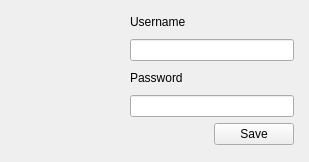
<?xml version="1.0" encoding="UTF-8"?>
<ui version="4.0">
 <class>GUI_LastFM_Widget</class>
 <widget class="QWidget" name="GUI_LastFM_Widget">
  <property name="geometry">
   <rect>
    <x>0</x>
    <y>0</y>
    <width>309</width>
    <height>162</height>
   </rect>
  </property>
  <property name="windowTitle">
   <string>Form</string>
  </property>
  <widget class="QWidget" name="gridLayoutWidget">
   <property name="geometry">
    <rect>
     <x>10</x>
     <y>10</y>
     <width>284</width>
     <height>135</height>
    </rect>
   </property>
   <layout class="QGridLayout" name="gridLayout">
    <property name="horizontalSpacing">
     <number>20</number>
    </property>
    <item row="2" column="0" rowspan="4">
     <widget class="QLabel" name="lab_image">
      <property name="minimumSize">
       <size>
        <width>100</width>
        <height>30</height>
       </size>
      </property>
      <property name="maximumSize">
       <size>
        <width>100</width>
        <height>30</height>
       </size>
      </property>
      <property name="text">
       <string/>
      </property>
      <property name="pixmap">
       <pixmap>../../Desktop/lastfm-icon.png</pixmap>
      </property>
      <property name="scaledContents">
       <bool>true</bool>
      </property>
     </widget>
    </item>
    <item row="5" column="1" colspan="2">
     <widget class="QLineEdit" name="tf_password">
      <property name="echoMode">
       <enum>QLineEdit::Password</enum>
      </property>
     </widget>
    </item>
    <item row="6" column="2">
     <widget class="QPushButton" name="btn_save">
      <property name="text">
       <string>Save</string>
      </property>
     </widget>
    </item>
    <item row="3" column="1" colspan="2">
     <widget class="QLineEdit" name="tf_username"/>
    </item>
    <item row="2" column="1">
     <widget class="QLabel" name="label_2">
      <property name="text">
       <string>Username</string>
      </property>
     </widget>
    </item>
    <item row="4" column="1">
     <widget class="QLabel" name="label_3">
      <property name="text">
       <string>Password</string>
      </property>
     </widget>
    </item>
   </layout>
  </widget>
 </widget>
 <resources/>
 <connections/>
</ui>
